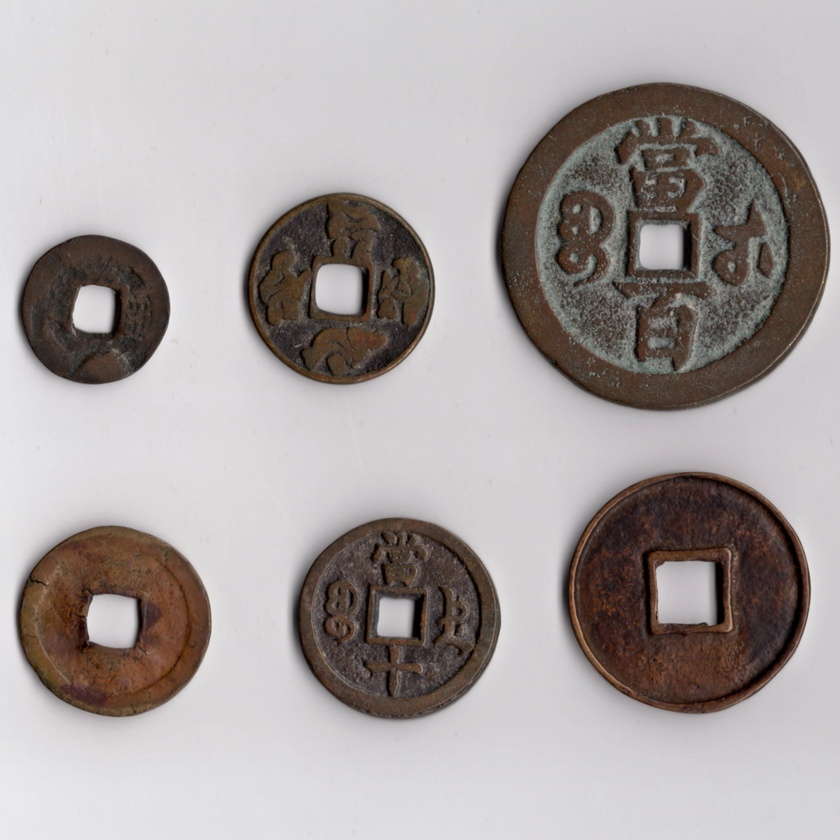
#> input picture coins (454).jpg, 840 x 840 px, shrunk from 3148 x 3148 before the run
$ python object_detection_cv2.py   (older library calls are emulated)
#> lines starting #> are read from the running program, lines starting #| are printed output that depends on the picture; after the words box and inside, x2 and y2 are one past the last pixel; in counts of white or black regions, pixels touching at a corner belong together
# -*- coding: utf-8 -*-
"""
Created on Sat May 26 23:10:34 2018

"""

import cv2, matplotlib
import numpy as np
import matplotlib.pyplot as plt

def object_detection(path):

#> in object_detection, img is the input picture: shape (840, 840, 3); mean B, G, R 160.2, 161, 167.5
    def threshold(path):
#> called with path = 'coins (454).jpg'
        img = cv2.imread(path)
        img = cv2.cvtColor(img, cv2.COLOR_BGR2RGB)
        #pixelをNxNで結合し、その平均値を表す 要するにぼかす
        img_gaussian = cv2.GaussianBlur(img, (15, 15), 0)
        #グレースケールにする
        img_gray = cv2.cvtColor(img_gaussian, cv2.COLOR_RGB2GRAY)
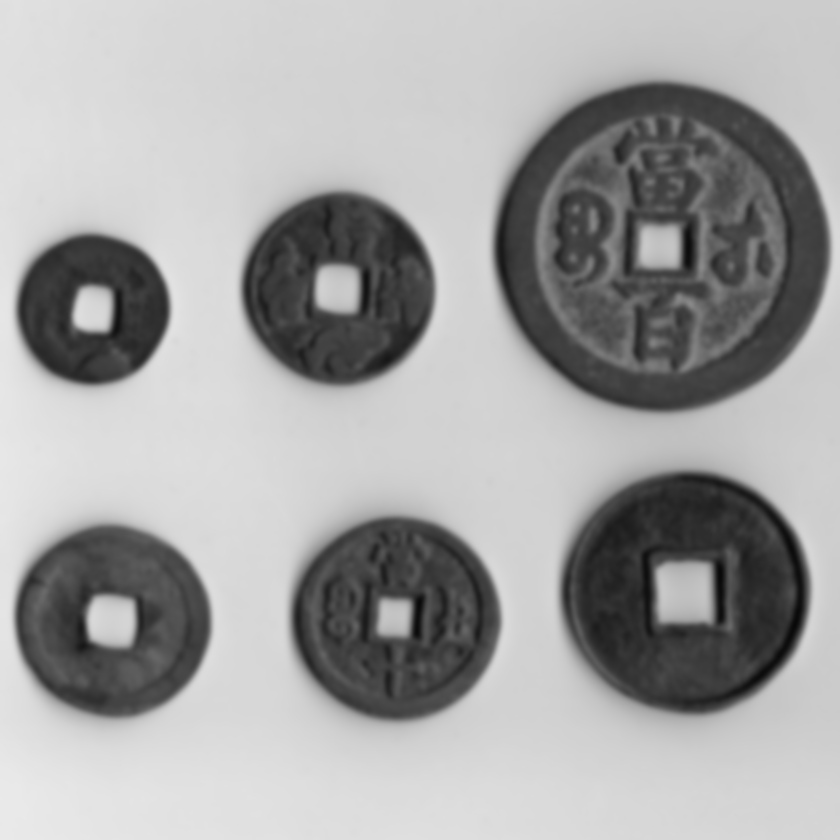
#> img_gray: shape (840, 840); min 9, max 234, mean 162.9
        min_n = 150
        max_n = 255
        # 閾値処理
        _, img_threshold = cv2.threshold(img_gray, min_n, max_n, cv2.THRESH_BINARY)#数値を変える
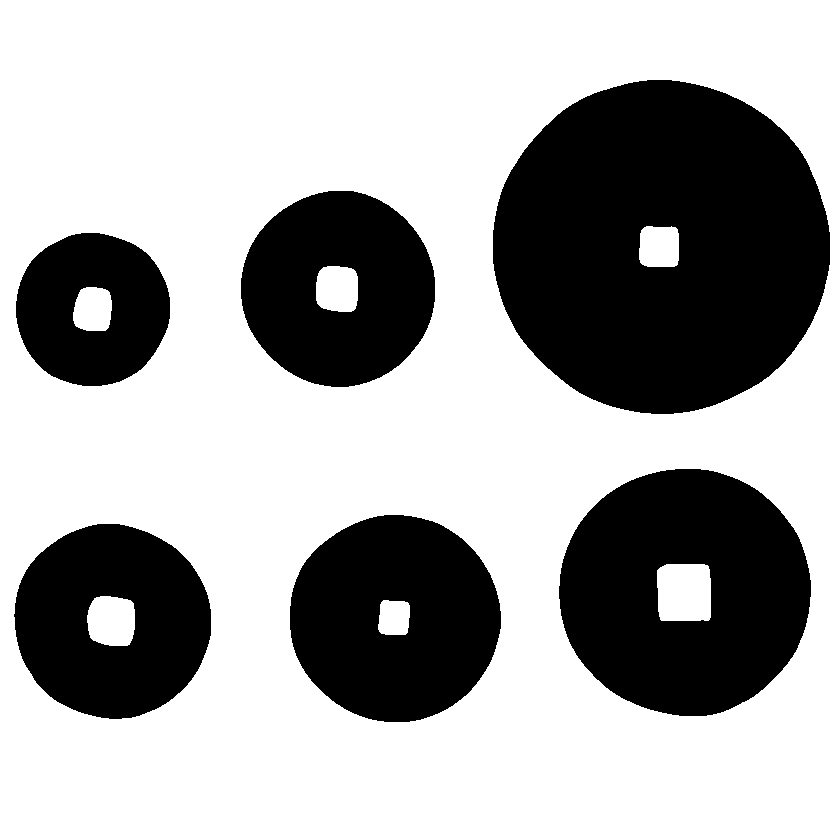
#> img_threshold: shape (840, 840); 66.2% white; 6 black regions, box (x1, y1, x2, y2) and area: (493, 80, 830, 414) 86654, (559, 469, 811, 716) 45877, (290, 515, 501, 722) 33215, (241, 191, 435, 387) 27926, (14, 524, 211, 719) 27895, (16, 233, 170, 386) 17117
        img_g = cv2.cvtColor(img_threshold, cv2.COLOR_GRAY2RGB)
        plt.imshow(img_g)

        return img_threshold

    # 画像の読み込み
    img = cv2.imread(path)
    # 閾値処理
    img_threshold = threshold(path)
    img_bitwise = cv2.bitwise_not(img_threshold)
#> img_bitwise: shape (840, 840); 33.8% white; 6 white regions
    # 輪郭検出
    im2, contours, hierarchy = cv2.findContours(img_bitwise, cv2.RETR_EXTERNAL, cv2.CHAIN_APPROX_SIMPLE)
#> contours = 6 contours; box (x1, y1, x2, y2) and area: (493, 80, 830, 414) 87715, (559, 469, 811, 716) 48498, (290, 515, 501, 722) 33924, (14, 524, 211, 719) 29710, (241, 191, 435, 387) 29390, (16, 233, 170, 386) 18374

    detected_list = []
    img_size = img.shape
#> img_size = (840, 840, 3)
    counter = 0
    for i in contours:
        # 検出した物体が小さければ次に検出した物体へ移る
        if cv2.contourArea(i) < int(img_size[0]*0.1 + 0.1*img_size[1]):
            continue
        counter += 1
        # 輪郭がギリギリなので周囲に余白がほしい
        x, y, w, h = cv2.boundingRect(i)
        if(x<20 and y>=20):
            x, y, w, h = x, y-20, w, h
        elif(y<20 and x>=20):
            x, y, w, h = x-20, y, w, h
        else:
            x-20, y-20, w, h

        # 検出できたもの
        img_detected = img[y:(y + h), x:(x + w)]
        cv2.imwrite("detected({}).jpg".format(counter), img_detected)
        img_detected = cv2.cvtColor(img_detected, cv2.COLOR_RGB2BGR)
        # 一行目がNoneだったら飛ばす
        if img_detected is None:
            continue
        detected_list.append(img_detected)
#> this loop made 6 passes
#> (x, y, w, h) on passes 1 to 6: (14, 504, 197, 195), (290, 515, 211, 207), (559, 469, 252, 247), (16, 213, 154, 153), (241, 191, 194, 196), (493, 80, 337, 334)
#> pass 1, in object_detection, `img_detected = img[y:(y + h), x:(x + w)]`:
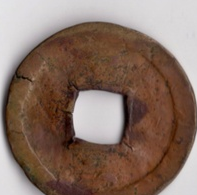
#> img_detected: shape (195, 197, 3); mean B, G, R 99.9, 111.9, 134.9
#> pass 2, in object_detection, `img_detected = img[y:(y + h), x:(x + w)]`:
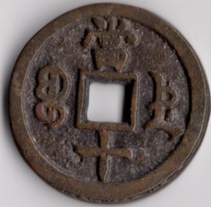
#> img_detected: shape (207, 211, 3); mean B, G, R 93.4, 97, 107.7
#> after the loop, counter = 6; detected_list = 6 items

    return detected_list


file_path = 'coins (454).jpg'# pathを入力
sample = object_detection(file_path)
#> sample = 6 items
print(len(sample))
#| 6
#for i in range(8):
#    plt.subplot(3,3,i+1), plt.imshow(sample[i])
img = cv2.imread(file_path)
img = cv2.cvtColor(img, cv2.COLOR_BGR2RGB)
plt.subplot(5,5,25), plt.imshow(img)
for i in range(len(sample)):
    plt.subplot(5,5,i+1), plt.imshow(sample[i])
#> this loop made 6 passes
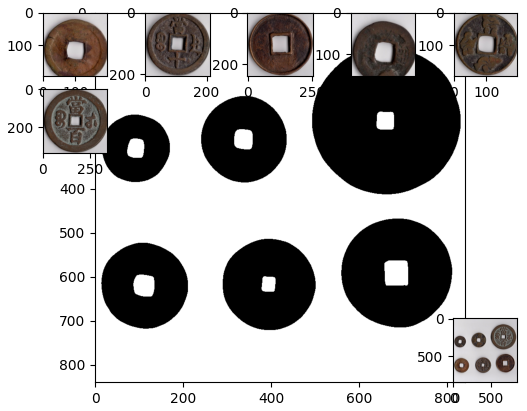
#> figure drawn by matplotlib, 8 panels
